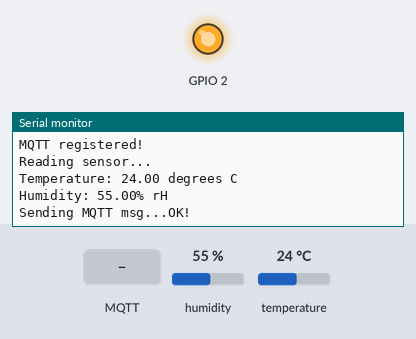
Bench run of a sketch on a simulated ESP32. Shown: output pins drawn as LEDs (lit = HIGH), the last lines printed to the serial monitor. The test bench sets the inputs (shaded band); at power-on: humidity 55 %, temperature 24 °C. WiFi joins after 1.5 s; servers stay silent unless stated; no MQTT or app messages arrive unless stated; not simulated (calls return 0 or success): secrets.h; names the files do not define were given values by the test bench: MQTT_SERVERPORT = 1883.

Above: at 2.7 s.
2.8 s: MQTT message "1" arrives on the first subscribed topic
At 5.9 s:
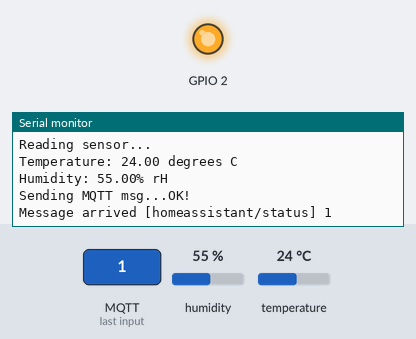
6.2 s: MQTT message "on" arrives on the first subscribed topic
At 8.9 s:
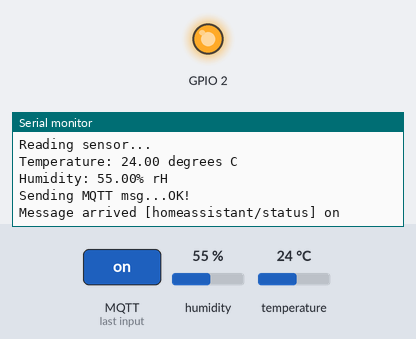
9.3 s: MQTT message "off" arrives on the first subscribed topic
At 11.9 s:
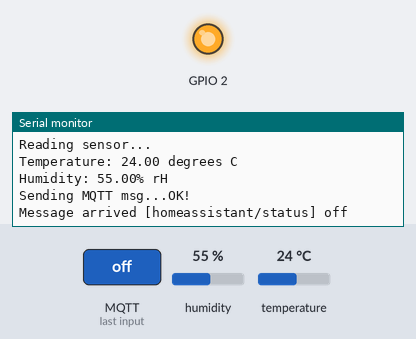

The sketch:

indoor_thermometer_mqtt_esp32.ino
```cpp
/***************************************************
  Indoor Thermometer w/ MQTT for Adafruit Feather ESP32 V2
 ****************************************************/

// include writing to MDParola screen
// #define PAROLA_SCREEN


#include <stdlib.h>

#include <WiFi.h>
#include <PubSubClient.h>

#include <Wire.h>
#include "Adafruit_SHT4x.h"

#include <Arduino_JSON.h>

#ifdef PAROLA_SCREEN
#include <MD_Parola.h>
#include <MD_MAX72xx.h>
#include <SPI.h>
#endif

#include "secrets.h"

/************ Global State ******************/

// Create a WiFiClient class to connect to the MQTT server.
WiFiClient espClient;

// Setup the MQTT client class by passing in the WiFi client and MQTT server and login details.
PubSubClient client(espClient);
unsigned long lastMsg = 0;
#define MSG_BUFFER_SIZE (50)
char msg[MSG_BUFFER_SIZE];
int value = 0;

Adafruit_SHT4x sht4 = Adafruit_SHT4x();

#ifdef PAROLA_SCREEN
// display params
#define HARDWARE_TYPE MD_MAX72XX::FC16_HW
#define MAX_DEVICES 4

#define CLK_PIN 5
#define DATA_PIN 19
#define CS_PIN 13

MD_Parola P = MD_Parola(HARDWARE_TYPE, CS_PIN, MAX_DEVICES);

bool display_state = true;  // true = temp, false = hum
#endif

// Device Params

String clientId = "ThermostatClient-01";


/****************************** Feeds ***************************************/

const char config_topic[] = "homeassistant/device/therm01/config";
const char therm_topic[] = "therm01/measurement";
const char onoff_topic[] = "homeassistant/device/therm01/onoff";
const char thermostat_availability[] = "therm01/status";
const char hass_availability[] = "homeassistant/status";

/*************************** Sketch Code ************************************/


void callback(char* topic, byte* payload, unsigned int length) {
  Serial.print("Message arrived [");
  Serial.print(topic);
  Serial.print("] ");
  for (int i = 0; i < length; i++) {
    Serial.print((char)payload[i]);
  }
  Serial.println();
}


void setup() {
  #ifdef PAROLA_SCREEN
  P.begin();
  P.setIntensity(0);  // Set brightness to 0 (minimum)
  P.displayClear();
  #endif

  Serial.begin(115200);
  delay(10);

  setup_thermostat();
  setup_wifi();
  setup_mqtt_client();

  mqtt_reconnect();
  mqtt_register();
}


void loop() {
  // Ensure the connection to the MQTT server is alive
  mqtt_reconnect();

  // waiting for i2c sensor to work
  if (!sht4.begin()) {
    Serial.println("Couldn't find SHT4x");
    while (1) delay(1);
  }

  // take reading
  Serial.println("Reading sensor...");
  sensors_event_t humidity, temp;

  uint32_t timestamp = millis();
  sht4.getEvent(&humidity, &temp);  // populate temp and humidity objects with fresh data

  Serial.print("Temperature: ");
  Serial.print(temp.temperature);
  Serial.println(" degrees C");
  Serial.print("Humidity: ");
  Serial.print(humidity.relative_humidity);
  Serial.println("% rH");

  #ifdef PAROLA_SCREEN
  // display reading
  if (display_state) {
    Serial.println("Displaying temperature");
    char temp_buff[5];
    dtostrf((temp.temperature * 1.8) + 32, 4, 1, temp_buff);
    String temp_display;
    temp_display = String(temp_buff) + " F";
    P.print(temp_display.c_str());
  } else {
    Serial.println("Displaying humidity");
    char hum_buff[5];
    dtostrf(humidity.relative_humidity, 4, 1, hum_buff);
    String hum_display;
    hum_display = String(hum_buff) + "%";
    P.print(hum_display.c_str());
  }

  display_state = !display_state;
  #endif

  // send to MQTT broker
  JSONVar packet_data;

  packet_data["temperature"] = temp.temperature;
  packet_data["humidity"] = humidity.relative_humidity;

  Serial.print("Sending MQTT msg...");
  const char* packet = JSON.stringify(packet_data).c_str();
  if (!client.publish(therm_topic, packet, strlen(packet))) {
    Serial.println(F("Failed"));
  } else {
    Serial.println(F("OK!"));
  }

  client.loop();
  delay(3000);
}


/************ Helpers ******************/


void setup_thermostat() {
  // setting up sht4x
  Wire.setPins(22, 20);
  sht4.setPrecision(SHT4X_HIGH_PRECISION);
  sht4.setHeater(SHT4X_NO_HEATER);

  pinMode(2, INPUT);
  delay(1);
  bool polarity = digitalRead(2);
  pinMode(2, OUTPUT);
  digitalWrite(2, !polarity);
}


/************ WiFi Helpers ******************/


void setup_wifi() {
  // Connect to WiFi access point.
  Serial.println();
  Serial.println();
  Serial.print("Connecting to ");
  Serial.println(WLAN_SSID);

  WiFi.begin(WLAN_SSID, WLAN_PASS);
  while (WiFi.status() != WL_CONNECTED) {
    delay(500);
    Serial.print(".");
  }
  Serial.println();

  Serial.println("WiFi connected");
  Serial.print("IP address: ");
  Serial.println(WiFi.localIP());
}


/************ MQTT Helpers ******************/


void setup_mqtt_client() {
  client.setServer(MQTT_SERVER, MQTT_SERVERPORT);
  client.setBufferSize(800);
  client.setCallback(callback);
}

// Function to connect and reconnect as necessary to the MQTT server.
// Should be called in the loop function and it will take care of connecting.
void mqtt_reconnect() {
  // Loop until we're reconnected
  while (!client.connected()) {
    Serial.print("Attempting MQTT connection...");
    // Attempt to connect
    if (
      client.connect(
        clientId.c_str(),
        MQTT_USERNAME,
        MQTT_KEY)) {
      Serial.println("connected");
      client.subscribe(hass_availability);
      client.publish(thermostat_availability, "online");
    } else {
      Serial.print("failed, rc=");
      Serial.print(client.state());
      Serial.println(" try again in 5 seconds");
      delay(5000);
    }
  }
}


void mqtt_register() {
  JSONVar registration_data;

  registration_data["dev"]["ids"] = "1";
  registration_data["dev"]["name"] = "Thermostat";
  registration_data["dev"]["mf"] = "paine";
  registration_data["dev"]["mdl"] = "prototype";
  registration_data["dev"]["sw"] = "0.0";
  registration_data["dev"]["sn"] = "1";
  registration_data["dev"]["hw"] = "0.0";

  registration_data["o"]["name"] = "idk";
  registration_data["o"]["sw"] = "0.0";

  registration_data["cmps"]["temp_sensor1"]["p"] = "sensor";
  registration_data["cmps"]["temp_sensor1"]["device_class"] = "temperature";
  registration_data["cmps"]["temp_sensor1"]["expire_after"] = 600;
  registration_data["cmps"]["temp_sensor1"]["unit_of_measurement"] = "°C";
  registration_data["cmps"]["temp_sensor1"]["value_template"] = "{{ value_json.temperature }}";
  registration_data["cmps"]["temp_sensor1"]["unique_id"] = "temp01_ae_t";
  registration_data["cmps"]["temp_sensor1"]["suggested_display_precision"] = "1";

  registration_data["cmps"]["hum_sensor1"]["p"] = "sensor";
  registration_data["cmps"]["hum_sensor1"]["device_class"] = "humidity";
  registration_data["cmps"]["hum_sensor1"]["expire_after"] = 600;
  registration_data["cmps"]["hum_sensor1"]["unit_of_measurement"] = "%";
  registration_data["cmps"]["hum_sensor1"]["value_template"] = "{{ value_json.humidity }}";
  registration_data["cmps"]["hum_sensor1"]["unique_id"] = "temp01_ae_h";
  registration_data["cmps"]["hum_sensor1"]["suggested_display_precision"] = "1";

  registration_data["stat_t"] = therm_topic;
  registration_data["availability_topic"] = thermostat_availability;
  registration_data["qos"] = 1;

  Serial.println("Registering to MQTT... ");

  const char* packet = JSON.stringify(registration_data).c_str();
  Serial.println(strlen(packet));

  int8_t ret;
  uint8_t retries = 1;

  while (retries >= 0) {
    ret = client.publish(config_topic, JSON.stringify(registration_data).c_str());

    if (ret) {
      Serial.println("MQTT registered!");
      break;
    }

    Serial.println("MQTT registration failed, retrying...");
    delay(1000);
    retries--;

    if (retries == 0) {
      Serial.println("MQTT registration failed, moving on...");
    }
  }
}
```

Measured:
- after the input at 2.8 s, the serial monitor: prints a new line after 1.9 s (image 1)
- after the input at 6.2 s, the serial monitor: prints a new line after 1.6 s (image 2)
- after the input at 9.3 s, the serial monitor: prints a new line after 1.6 s (image 3)
